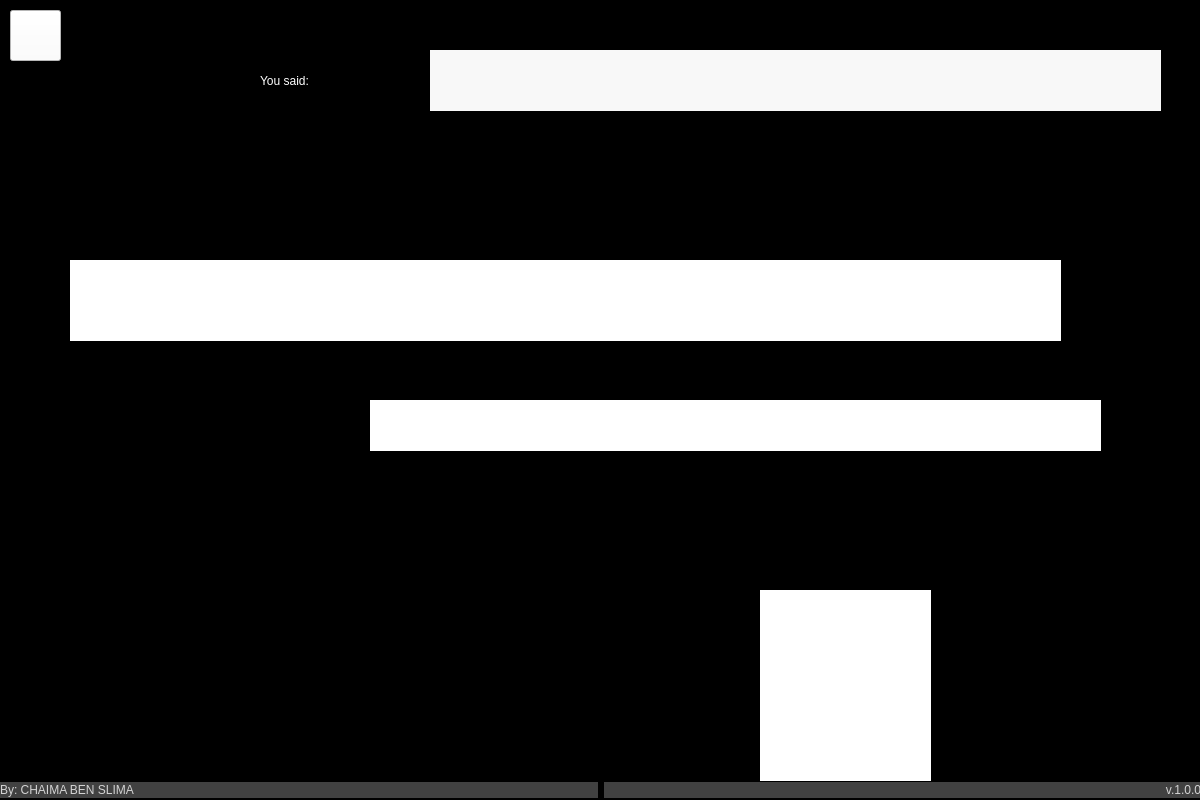
<?xml version="1.0" encoding="UTF-8"?>
<ui version="4.0">
 <class>Form</class>
 <widget class="QWidget" name="Form">
  <property name="geometry">
   <rect>
    <x>0</x>
    <y>0</y>
    <width>1200</width>
    <height>800</height>
   </rect>
  </property>
  <property name="minimumSize">
   <size>
    <width>1200</width>
    <height>800</height>
   </size>
  </property>
  <property name="maximumSize">
   <size>
    <width>1200</width>
    <height>800</height>
   </size>
  </property>
  <property name="windowTitle">
   <string>Virtual Doctor</string>
  </property>
  <property name="windowIcon">
   <iconset>
    <normaloff>../pictures/icone.jpg</normaloff>../pictures/icone.jpg</iconset>
  </property>
  <property name="styleSheet">
   <string notr="true">background-color: rgb(0, 0, 0);</string>
  </property>
  <widget class="QWidget" name="layoutWidget">
   <property name="geometry">
    <rect>
     <x>0</x>
     <y>770</y>
     <width>1201</width>
     <height>41</height>
    </rect>
   </property>
   <layout class="QHBoxLayout" name="horizontalLayout">
    <item>
     <widget class="QLabel" name="creditsLabel">
      <property name="maximumSize">
       <size>
        <width>16777215</width>
        <height>16</height>
       </size>
      </property>
      <property name="font">
       <font>
        <family>Segoe UI</family>
        <weight>50</weight>
        <italic>false</italic>
        <bold>false</bold>
       </font>
      </property>
      <property name="styleSheet">
       <string notr="true">background-color: rgb(65, 65, 65);
color: rgb(211, 211, 211);
</string>
      </property>
      <property name="text">
       <string>By: CHAIMA BEN SLIMA </string>
      </property>
      <property name="alignment">
       <set>Qt::AlignLeading|Qt::AlignLeft|Qt::AlignVCenter</set>
      </property>
     </widget>
    </item>
    <item>
     <widget class="QLabel" name="creditsLabel_2">
      <property name="maximumSize">
       <size>
        <width>16777215</width>
        <height>16</height>
       </size>
      </property>
      <property name="font">
       <font>
        <family>Segoe UI</family>
        <weight>50</weight>
        <italic>false</italic>
        <bold>false</bold>
       </font>
      </property>
      <property name="layoutDirection">
       <enum>Qt::RightToLeft</enum>
      </property>
      <property name="styleSheet">
       <string notr="true">background-color: rgb(65, 65, 65);
color: rgb(211, 211, 211);
</string>
      </property>
      <property name="text">
       <string>v.1.0.0</string>
      </property>
      <property name="alignment">
       <set>Qt::AlignRight|Qt::AlignTrailing|Qt::AlignVCenter</set>
      </property>
     </widget>
    </item>
   </layout>
  </widget>
  <widget class="QLabel" name="question_2">
   <property name="geometry">
    <rect>
     <x>760</x>
     <y>590</y>
     <width>171</width>
     <height>191</height>
    </rect>
   </property>
   <property name="styleSheet">
    <string notr="true">background-color: rgb(255, 255, 255);</string>
   </property>
   <property name="text">
    <string/>
   </property>
   <property name="pixmap">
    <pixmap>../pictures/zira.png</pixmap>
   </property>
   <property name="scaledContents">
    <bool>true</bool>
   </property>
  </widget>
  <widget class="QLabel" name="label">
   <property name="geometry">
    <rect>
     <x>0</x>
     <y>150</y>
     <width>1191</width>
     <height>631</height>
    </rect>
   </property>
   <property name="text">
    <string/>
   </property>
   <property name="pixmap">
    <pixmap>../pictures/consultation bubble.png</pixmap>
   </property>
   <property name="scaledContents">
    <bool>true</bool>
   </property>
  </widget>
  <widget class="QPushButton" name="home">
   <property name="geometry">
    <rect>
     <x>10</x>
     <y>10</y>
     <width>51</width>
     <height>51</height>
    </rect>
   </property>
   <property name="styleSheet">
    <string notr="true">background-color: rgb(255, 255, 255);
color: rgb(0, 0, 0);
font: 75 9pt &quot;MS Shell Dlg 2&quot;;</string>
   </property>
   <property name="text">
    <string/>
   </property>
   <property name="icon">
    <iconset>
     <normaloff>../pictures/Home.png</normaloff>../pictures/Home.png</iconset>
   </property>
   <property name="iconSize">
    <size>
     <width>50</width>
     <height>50</height>
    </size>
   </property>
  </widget>
  <widget class="QLabel" name="label_3">
   <property name="geometry">
    <rect>
     <x>260</x>
     <y>40</y>
     <width>211</width>
     <height>81</height>
    </rect>
   </property>
   <property name="styleSheet">
    <string notr="true">color: rgb(255, 255, 255);
font: 24pt &quot;MS Shell Dlg 2&quot;;</string>
   </property>
   <property name="text">
    <string>You said:</string>
   </property>
  </widget>
  <widget class="QLabel" name="user">
   <property name="geometry">
    <rect>
     <x>430</x>
     <y>50</y>
     <width>731</width>
     <height>61</height>
    </rect>
   </property>
   <property name="styleSheet">
    <string notr="true">background-color: rgb(248, 248, 248);
font: 12pt &quot;Maiandra GD&quot;;


</string>
   </property>
   <property name="text">
    <string/>
   </property>
  </widget>
  <widget class="QLabel" name="AI">
   <property name="geometry">
    <rect>
     <x>70</x>
     <y>260</y>
     <width>991</width>
     <height>81</height>
    </rect>
   </property>
   <property name="styleSheet">
    <string notr="true">background-color: rgb(255, 255, 255);
font: 15pt &quot;Maiandra GD&quot;;

</string>
   </property>
   <property name="text">
    <string/>
   </property>
   <property name="wordWrap">
    <bool>true</bool>
   </property>
  </widget>
  <widget class="QLabel" name="listen">
   <property name="geometry">
    <rect>
     <x>370</x>
     <y>400</y>
     <width>731</width>
     <height>51</height>
    </rect>
   </property>
   <property name="styleSheet">
    <string notr="true">background-color: rgb(255, 255, 255);
color: rgb(255, 0, 0);
font: 24pt &quot;Maiandra GD&quot;;
</string>
   </property>
   <property name="text">
    <string/>
   </property>
  </widget>
  <zorder>label_3</zorder>
  <zorder>label</zorder>
  <zorder>layoutWidget</zorder>
  <zorder>question_2</zorder>
  <zorder>home</zorder>
  <zorder>user</zorder>
  <zorder>AI</zorder>
  <zorder>listen</zorder>
 </widget>
 <resources/>
 <connections/>
</ui>
